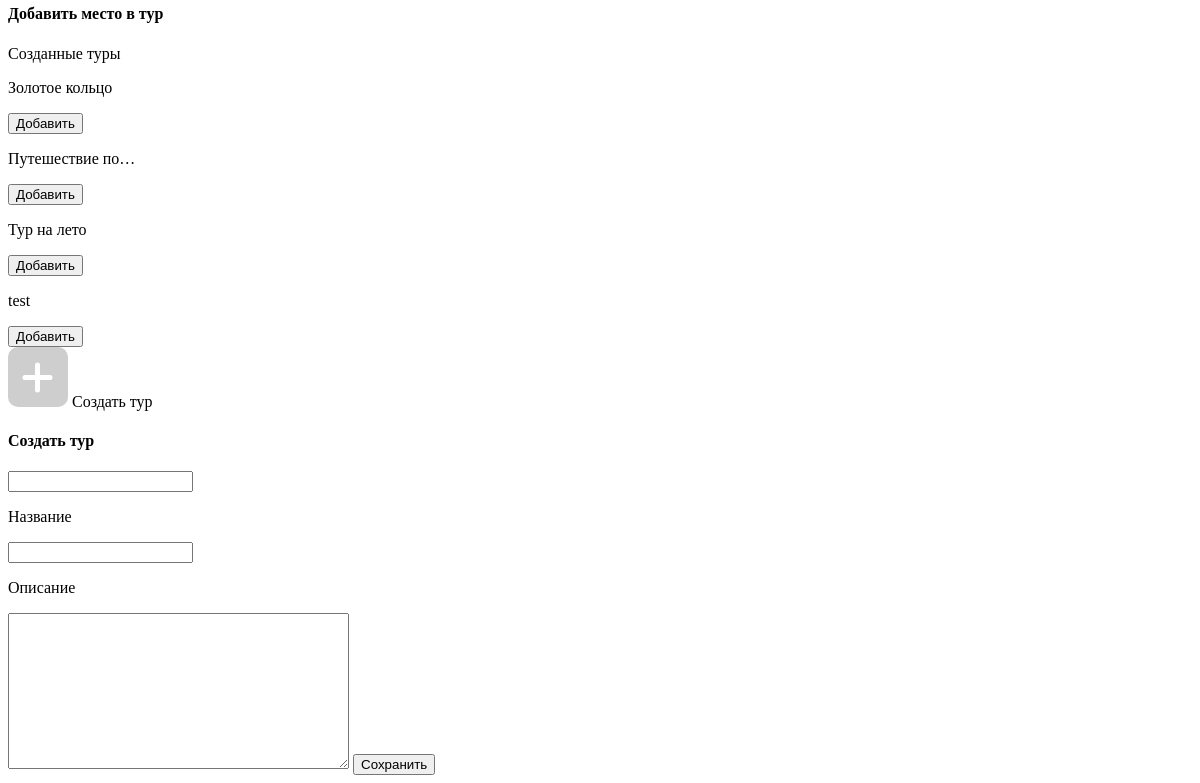
Page /place/ (lower part) on the earlier database version.
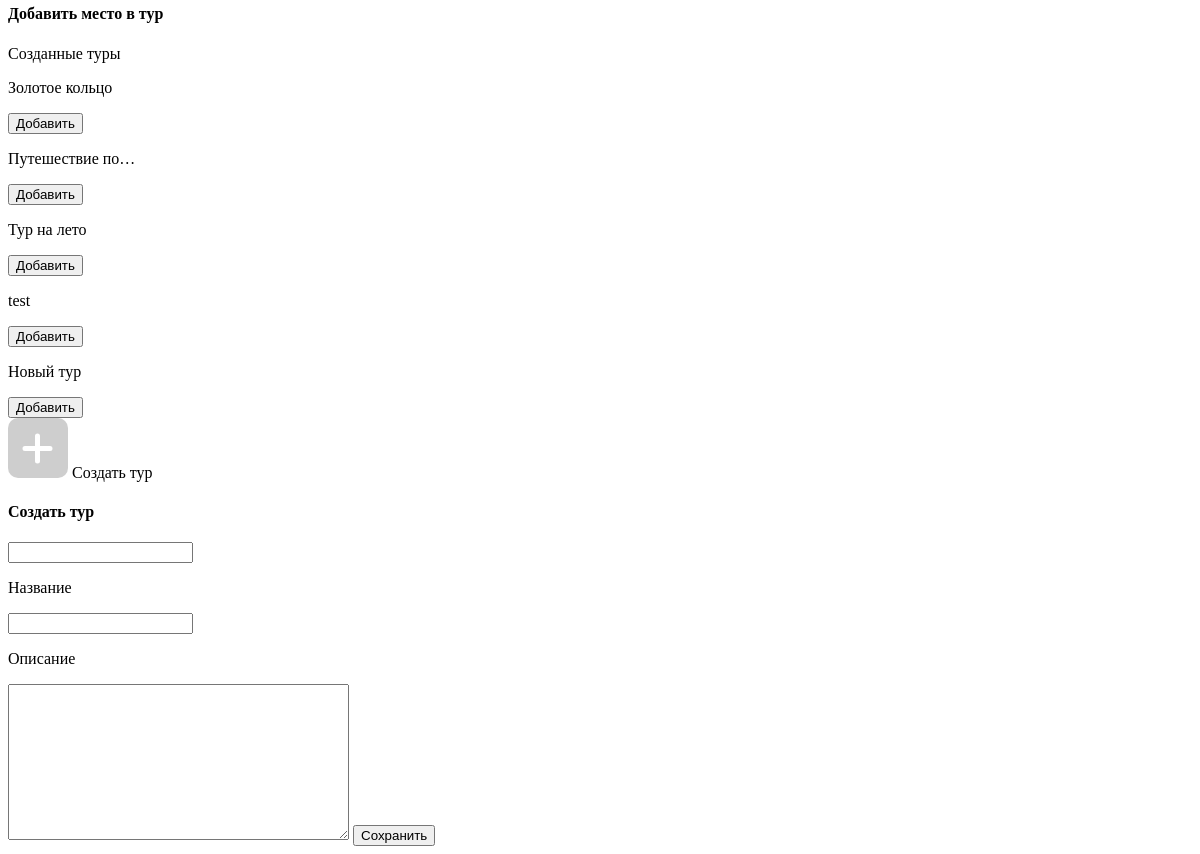
Same page on the later database version.
### trip/models.py (models this page shows, shortened)
class UserTrip(models.Model):
    user = models.ForeignKey(MyUser, on_delete=models.CASCADE, verbose_name='Пользователь')
    title = models.CharField(max_length=255, verbose_name='Название')
    description = models.TextField(verbose_name='Описание', blank=True, null=True)
    def image(self):
        if self.userplace_set.exists():
            i = random.randint(0, self.userplace_set.filter(place__image__isnull=False).distinct().count() - 1)
            return self.userplace_set.filter(place__image__isnull=False).distinct()[i].place.image.all()[0]
        else:
            return None

### place/views.py (the view)
# urls.py: path('', index, name='place'),
def index(request):
    title = 'Каталог мест'
    places = Place.objects.all()
    user_trips = UserTrip.objects.all()
    user_trip_form = UserTripForm(request_user=request.user)
    return render(request, 'place/index.html', locals())

### trip/form.py (shortened to what this page needs)
class UserTripForm(forms.ModelForm):
    class Meta:
        model = UserTrip
        fields = ['title', 'description']
    def __init__(self, *args, **kwargs):
        self.request_user = kwargs.pop('request_user', None)
        super().__init__(*args, **kwargs)

### place/models.py (called while the page is built)
    def one_image(self):
        return self.image.all()[0]

### templates/place/index.html (shortened to what this page needs)
<!DOCTYPE html>
<html lang="en">
<head>
    <link rel="stylesheet/less" type="text/css" href="/static/fonts/static/font.css">
    <link rel="stylesheet/less" type="text/css" href="/static/css/place/style.less">
</head>
<body>
{% block modalwindow %}
    <section class="modal-block">
        <div class="modal-window add-to-trip">
            <h4>Добавить место в тур</h4>
            <div>
                <span>Созданные туры</span>
                <div class="trips">
                    {% for trip in user_trips %}
                        <div>
                            <div>
                                <p>{{ trip.title|truncatechars:15 }}</p>
                                <button onclick="AddPlaceToTripModal(this, {{ trip.id }})">Добавить</button>
                            </div>
                        </div>
                    {% endfor %}
                    <div class="create-trip" onclick="CreateTripModal(this, $('.add-to-trip').attr('data-id_place'))">
                        <img src="/static/img/front/create_add.svg" alt="">
                        Создать тур
                    </div>
                </div>
            </div>
        </div>
        <div class="modal-window create-trip">
            <h4>Создать тур</h4>
            <form id="trip-form" action="{% url 'create_trip_add_place' %}" method="post">
                <div class="hidden">
                    <input type="text" name="place_id">
                </div>
                <label for="{{ user_trip_form.title.id_for_label }}">
                    <p>{{ user_trip_form.title.label }}</p>
                    {{ user_trip_form.title }}
                </label>
                <label for="{{ user_trip_form.description.id_for_label }}">
                    <p>{{ user_trip_form.description.label }}</p>
                    {{ user_trip_form.description }}
                </label>
                <button class="save-btn">Сохранить</button>
            </form>
        </div>
    </section>
{% endblock %}
</body>
</html>

Differences in the rows shown:
added UserTrip: title "Новый тур"
